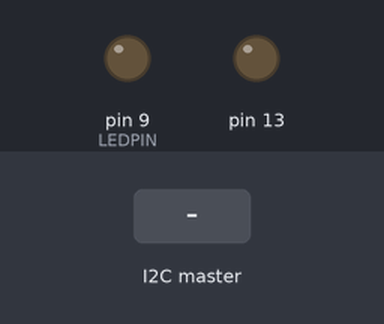
Bench run of a sketch on a simulated Arduino Uno, built with avr-gcc and run on an emulated ATmega328P. On the bench: output pins drawn as LEDs (lit = HIGH). Inputs (shaded band) come from the test bench.

Above: at 1.2 s.
1.3 s: the I2C master sends the byte 90
At 2.5 s:
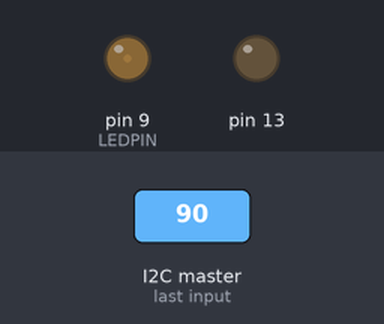
2.8 s: the I2C master sends the byte 200
At 3.9 s:
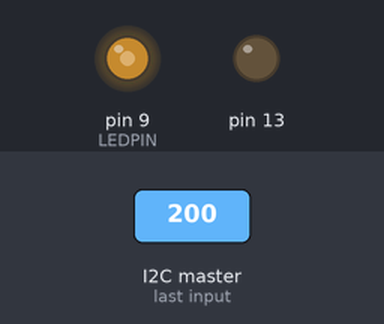
Timing chart, 0 to 5.8 s (numbered marks = the images above; inputs shaded):
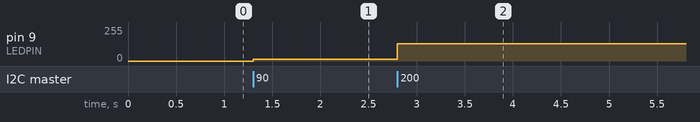

The sketch:

i2ctest.ino
```cpp
#include <Wire.h>
#include <avr/pgmspace.h> //to use PROGMEM

#define LEDMAX 210
#define LEDMIN 0
#define LEDSTEP 5
#define LEDPIN 9
#define DELAY 20
#define SLAVE_ADDRESS 0x04

int number = 0;
int state = 0;

double temp;

/*
 * Array for LED Gamma Correction.
 * See Reference 2 for more information.
*/
const uint8_t PROGMEM gamma[] = {
    0,  0,  0,  0,  0,  0,  0,  0,  0,  0,  0,  0,  0,  0,  0,  0,
    0,  0,  0,  0,  0,  0,  0,  0,  0,  0,  0,  0,  1,  1,  1,  1,
    1,  1,  1,  1,  1,  1,  1,  1,  1,  2,  2,  2,  2,  2,  2,  2,
    2,  3,  3,  3,  3,  3,  3,  3,  4,  4,  4,  4,  4,  5,  5,  5,
    5,  6,  6,  6,  6,  7,  7,  7,  7,  8,  8,  8,  9,  9,  9, 10,
   10, 10, 11, 11, 11, 12, 12, 13, 13, 13, 14, 14, 15, 15, 16, 16,
   17, 17, 18, 18, 19, 19, 20, 20, 21, 21, 22, 22, 23, 24, 24, 25,
   25, 26, 27, 27, 28, 29, 29, 30, 31, 32, 32, 33, 34, 35, 35, 36,
   37, 38, 39, 39, 40, 41, 42, 43, 44, 45, 46, 47, 48, 49, 50, 50,
   51, 52, 54, 55, 56, 57, 58, 59, 60, 61, 62, 63, 64, 66, 67, 68,
   69, 70, 72, 73, 74, 75, 77, 78, 79, 81, 82, 83, 85, 86, 87, 89,
   90, 92, 93, 95, 96, 98, 99,101,102,104,105,107,109,110,112,114,
  115,117,119,120,122,124,126,127,129,131,133,135,137,138,140,142,
  144,146,148,150,152,154,156,158,160,162,164,167,169,171,173,175,
  177,180,182,184,186,189,191,193,196,198,200,203,205,208,210,213,
  215,218,220,223,225,228,231,233,236,239,241,244,247,249,252,255 };

/*
 * Get real LED value after gamma correction.
 */
int getLedValue(int value)
{
  if ((value > 255) || (value <0)) return 0;
  return pgm_read_byte(&gamma[value]);
}

/*
 * [Public] Set a LED bightness, value in 0..255 . Gamma correction will be done automically.
 */
void setLedValue(int value)
{
  analogWrite(LEDPIN, getLedValue(value));
}

void setup() {
 pinMode(13, OUTPUT);

 // initialize i2c as slave
 Wire.begin(SLAVE_ADDRESS);

 // define callbacks for i2c communication
 Wire.onReceive(receiveData);
 Wire.onRequest(sendData);
}

void loop() {
 //delay(100);
 //temp = GetTemp();
}

// callback for received data
void receiveData(int byteCount){

 while(Wire.available()) {
  number = Wire.read();

  if (number == 255){
   if (state == 0){
    digitalWrite(13, HIGH); // set the LED on
    state = 1;
   } else{
    digitalWrite(13, LOW); // set the LED off
    state = 0;
   }
  }

  if(number != 255) {
   //number = (int)temp;
   setLedValue(number);
  }
 }
}

// callback for sending data
void sendData(){
  if (number == -1)
  {
     Wire.write(state);
  }
  else {
    Wire.write(number);
  }
}

// Get the internal temperature of the arduino
double GetTemp(void)
{
  for(int fadeValue = LEDMIN ; fadeValue <= LEDMAX; fadeValue += LEDSTEP) {
    setLedValue(fadeValue);
    delay(DELAY);
  }

  for(int fadeValue = LEDMAX ; fadeValue >= LEDMIN; fadeValue -= LEDSTEP) {
    setLedValue(fadeValue);
    delay(DELAY);
  }
}
```

Measured:
- after the input at 1.3 s, pin 9 (LEDPIN): 0/255 → 14/255 at once
- after the input at 2.8 s, pin 9 (LEDPIN): 14/255 → 129/255 at once
